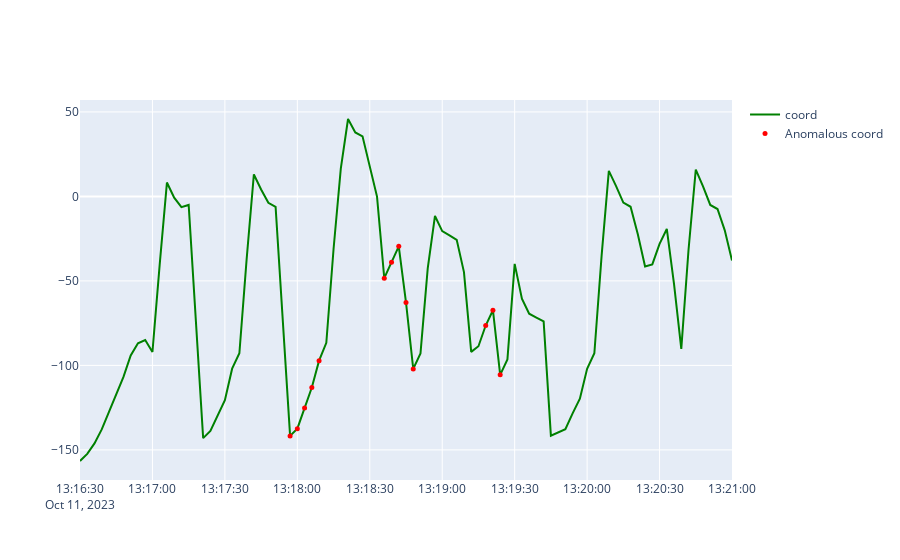

Notebook source saved alongside this figure:
### Code cell
# Prepare the 'normal' data into sequences
sequence = create_overlapping_sequences(normal['coord'].values, sequence_length)
sequence = sequence.reshape((sequence.shape[0], sequence_length, input_dim))

# Use the Autoencoder to predict on the sequences
predictions = autoencoder.predict(sequence)

# Calculate reconstruction error for each sequence
mse = np.mean(np.power(sequence - predictions, 2), axis=(1, 2))

# Scale the MSE to a percentage
min_mse = np.min(mse)
max_mse = np.max(mse)
mse_percentage = ((mse - min_mse) / (max_mse - min_mse)) * 100

# Detect anomalies by comparing the scaled reconstruction error to some threshold
threshold = 60  # Define a threshold value (in percentage)

# Handling the offset caused by sequence creation
offset = len(normal) - len(mse_percentage)

# Initialize columns with default values
normal['is_anomalous'] = False
normal['mse_percentage'] = np.nan
normal['threshold'] = threshold

# Use .loc to safely assign values
normal.loc[normal.index[offset:], 'is_anomalous'] = mse_percentage > threshold
normal.loc[normal.index[offset:], 'mse_percentage'] = mse_percentage




# Create a new figure
fig = go.Figure()


# Add a line for the actual load
fig.add_trace(go.Scatter(
    x=normal.index,
    y=normal["coord"],
    mode='lines',
    name='coord',
    line=dict(color='green'),  # specify line color here
))

# Add a line for the anomalous load
fig.add_trace(go.Scatter(
    x=normal[normal['is_anomalous']].index,
    y=normal[normal['is_anomalous']]["coord"],
    mode='markers',
    name='Anomalous coord',
    marker=dict(color='red', size=5),  # specify marker color and size here
))

# Show the plot
fig.show()
normal.to_csv('normal_data_result.csv')

### Figure 1 — Plotly figure (JSON) as saved in the notebook; plotly's stock layout.template omitted (floating-point values rounded to 4 significant figures)
{"data": [{"line": {"color": "green"}, "mode": "lines", "name": "coord", "type": "scatter", "x": ["2023-10-11T13:16:30", "2023-10-11T13:16:33", "2023-10-11T13:16:36", "2023-10-11T13:16:39", "2023-10-11T13:16:42", "2023-10-11T13:16:45", "2023-10-11T13:16:48", "2023-10-11T13:16:51", "2023-10-11T13:16:54", "2023-10-11T13:16:57", "2023-10-11T13:17:00", "2023-10-11T13:17:03", "2023-10-11T13:17:06", "2023-10-11T13:17:09", "2023-10-11T13:17:12", "2023-10-11T13:17:15", "2023-10-11T13:17:18", "2023-10-11T13:17:21", "2023-10-11T13:17:24", "2023-10-11T13:17:27", "2023-10-11T13:17:30", "2023-10-11T13:17:33", "2023-10-11T13:17:36", "2023-10-11T13:17:39", "2023-10-11T13:17:42", "2023-10-11T13:17:45", "2023-10-11T13:17:48", "2023-10-11T13:17:51", "2023-10-11T13:17:54", "2023-10-11T13:17:57", "2023-10-11T13:18:00", "2023-10-11T13:18:03", "2023-10-11T13:18:06", "2023-10-11T13:18:09", "2023-10-11T13:18:12", "2023-10-11T13:18:15", "2023-10-11T13:18:18", "2023-10-11T13:18:21", "2023-10-11T13:18:24", "2023-10-11T13:18:27", "2023-10-11T13:18:30", "2023-10-11T13:18:33", "2023-10-11T13:18:36", "2023-10-11T13:18:39", "2023-10-11T13:18:42", "2023-10-11T13:18:45", "2023-10-11T13:18:48", "2023-10-11T13:18:51", "2023-10-11T13:18:54", "2023-10-11T13:18:57", "2023-10-11T13:19:00", "2023-10-11T13:19:03", "2023-10-11T13:19:06", "2023-10-11T13:19:09", "2023-10-11T13:19:12", "2023-10-11T13:19:15", "2023-10-11T13:19:18", "2023-10-11T13:19:21", "2023-10-11T13:19:24", "2023-10-11T13:19:27", "2023-10-11T13:19:30", "2023-10-11T13:19:33", "2023-10-11T13:19:36", "2023-10-11T13:19:39", "2023-10-11T13:19:42", "2023-10-11T13:19:45", "2023-10-11T13:19:48", "2023-10-11T13:19:51", "2023-10-11T13:19:54", "2023-10-11T13:19:57", "2023-10-11T13:20:00", "2023-10-11T13:20:03", "2023-10-11T13:20:06", "2023-10-11T13:20:09", "2023-10-11T13:20:12", "2023-10-11T13:20:15", "2023-10-11T13:20:18", "2023-10-11T13:20:21", "2023-10-11T13:20:24", "2023-10-11T13:20:27", "2023-10-11T13:20:30", "2023-10-11T13:20:33", "2023-10-11T13:20:36", "2023-10-11T13:20:39", "2023-10-11T13:20:42", "2023-10-11T13:20:45", "2023-10-11T13:20:48", "2023-10-11T13:20:51", "2023-10-11T13:20:54", "2023-10-11T13:20:57", "2023-10-11T13:21:00"], "y": [-156.6, -152.4, -146.2, -137.9, -127.5, -117.2, -106.8, -94.12, -86.91, -84.99, -92.08, -40.33, 8.202, -0.738, -6.38, -5.052, -75.54, -143.0, -138.8, -129.3, -120.6, -101.9, -92.8, -37.27, 12.99, 4.096, -3.776, -6.214, -73.89, -141.7, -137.5, -125.2, -113.1, -97.21, -86.67, -31.11, 16.38, 45.8, 37.87, 35.53, 17.77, -0.088, -48.39, -38.96, -29.56, -62.72, -102.1, -92.9, -42.57, -11.57, -20.52, -23.03, -25.68, -44.82, -92.01, -88.67, -76.42, -67.36, -105.6, -96.45, -39.92, -60.49, -69.39, -71.69, -73.99, -141.6, -139.9, -137.7, -128.4, -119.7, -102.0, -92.83, -35.21, 15.07, 6.122, -3.65, -6.126, -22.38, -41.45, -40.22, -28.09, -19.26, -51.93, -90.19, -31.57, 15.9, 5.872, -5.078, -7.474, -20.08, -37.89]}, {"marker": {"color": "red", "size": 5}, "mode": "markers", "name": "Anomalous coord", "type": "scatter", "x": ["2023-10-11T13:17:57", "2023-10-11T13:18:00", "2023-10-11T13:18:03", "2023-10-11T13:18:06", "2023-10-11T13:18:09", "2023-10-11T13:18:36", "2023-10-11T13:18:39", "2023-10-11T13:18:42", "2023-10-11T13:18:45", "2023-10-11T13:18:48", "2023-10-11T13:19:18", "2023-10-11T13:19:21", "2023-10-11T13:19:24"], "y": [-141.7, -137.5, -125.2, -113.1, -97.21, -48.39, -38.96, -29.56, -62.72, -102.1, -76.42, -67.36, -105.6]}], "layout": {}}
